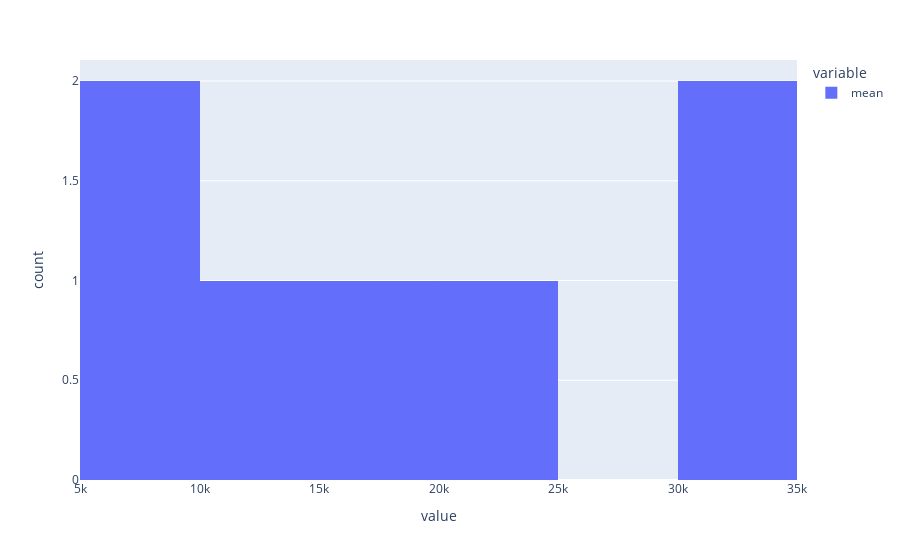

Notebook code for this chart:
### Code cell
import plotly.express as px
df_stats = df_2021_popular_mod.describe()
fig = px.histogram(df_stats.iloc[1], nbins=10)
fig.show()

### Figure 1 — Plotly figure (JSON) as saved in the notebook; plotly's stock layout.template omitted (floating-point values rounded to 4 significant figures)
{"data": [{"alignmentgroup": "True", "bingroup": "x", "hovertemplate": "variable=mean<br>value=%{x}<br>count=%{y}<extra></extra>", "legendgroup": "mean", "marker": {"color": "#636efa", "pattern": {"shape": ""}}, "name": "mean", "nbinsx": 10, "offsetgroup": "mean", "orientation": "v", "showlegend": true, "type": "histogram", "x": [31670.0, 12780.0, 33720.0, 9680.0, 21440.0, 15340.0, 6074.0], "xaxis": "x", "yaxis": "y"}], "layout": {"barmode": "relative", "legend": {"title": {"text": "variable"}, "tracegroupgap": 0}, "margin": {"t": 60}, "xaxis": {"anchor": "y", "domain": [0, 1], "title": {"text": "value"}}, "yaxis": {"anchor": "x", "domain": [0, 1], "title": {"text": "count"}}}}
